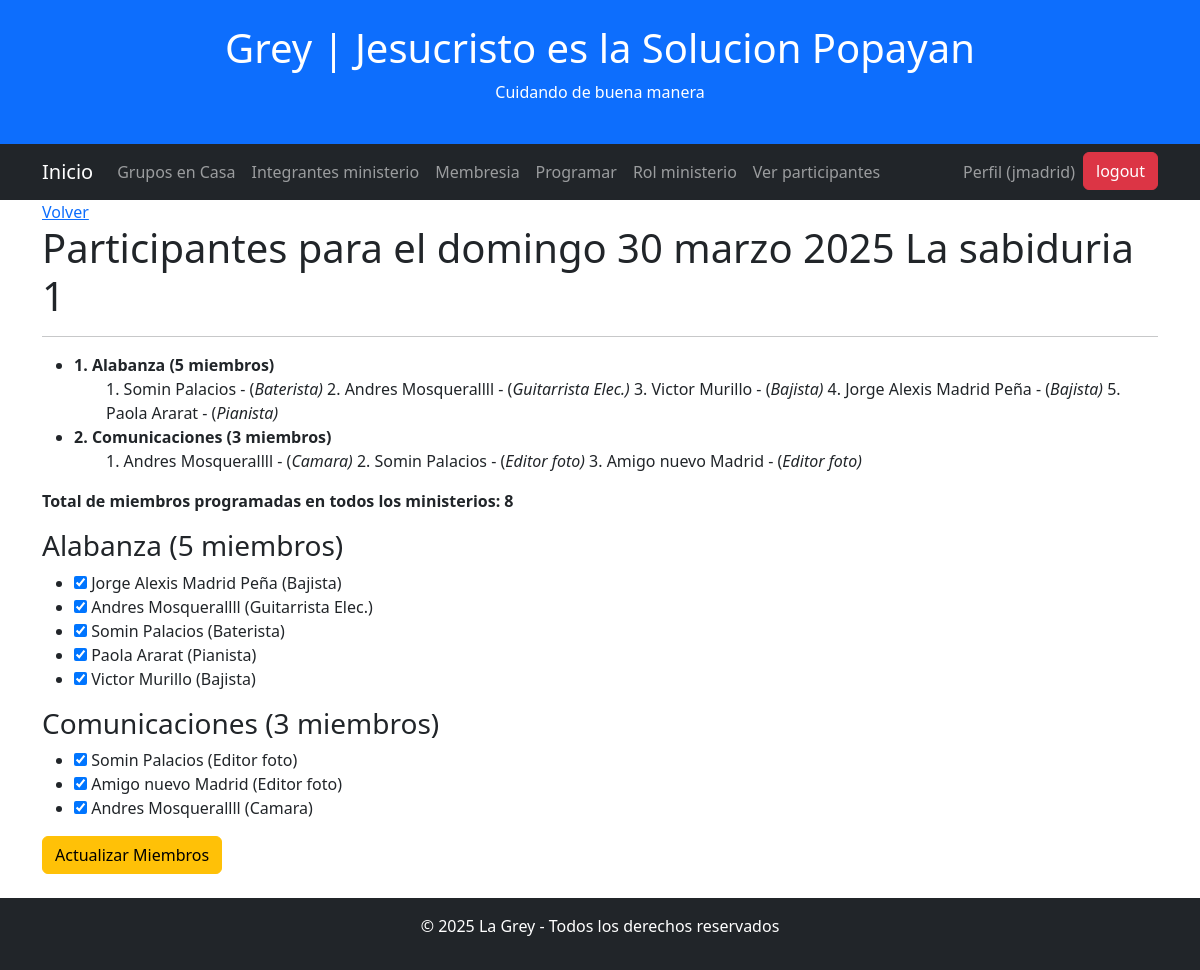
Screenshot of /programar-miembros/1 (signed in) with the database file from the repository.
### base/models.py (models this page shows, shortened)
class Iglesia(models.Model):
    nombre = models.CharField(max_length=200)
    descripcion = models.TextField(null=True,
                                   blank=True)
    direccion = models.TextField(null=True, blank=True)
    telefono = models.CharField(max_length=50, null=True, blank=True)
    correo = models.CharField(max_length=100, null=True, blank=True)
    pastor = models.CharField(max_length=100, null=True, blank=True)
    activa = models.BooleanField(default=True)
    creado = models.DateTimeField(auto_now_add=True)
    def __str__(self):
        return self.nombre
    class Meta:
        ordering = ['nombre']

class Servicio(models.Model):
    id_iglesia = models.ForeignKey(Iglesia, on_delete=models.CASCADE,
                                 null=True,
                                 blank=True)
    fecha = models.DateField()  # Inicio del período
    id_categoria = models.ForeignKey(Categoria_servicio, on_delete=models.CASCADE,
                                 null=False,
                                 blank=True)
    descripcion = models.CharField(null=True, max_length=100)
    observacion = models.TextField(null=True,
                                       blank=True)
    creado = models.DateTimeField(auto_now_add=True)
    class Meta:
        ordering = ['fecha']

class Ministerio(models.Model):
    descripcion = models.CharField(max_length=200)
    observacion = models.TextField(null=True,
                                   blank=True)
    creado = models.DateTimeField(auto_now_add=True)
    id_usuario = models.ForeignKey(User, on_delete=models.CASCADE,
                                 null=False,
                                 blank=True)
    class Meta:
        ordering = ['descripcion']

class Miembro(models.Model):
    iglesia = models.ForeignKey(Iglesia, on_delete=models.CASCADE)
    nombre = models.CharField(max_length=100)
    apellido = models.CharField(max_length=100)
    identificacion = models.CharField(max_length=100)
    celular = models.CharField(null=True, max_length=12)
    correo = models.CharField(null=True, max_length=100)
    telefono = models.CharField(max_length=15, blank=True, null=True)
    fecha_nacimiento = models.DateField(blank=True, null=True)
    activo = models.BooleanField(default=True)
    observacion = models.TextField(null=True,
                                       blank=True)
    observacion = models.TextField(null=True,
                                       blank=True)
    creado = models.DateTimeField(auto_now_add=True)
    class Meta:
        ordering = ['nombre']

class Rol_ministerio(models.Model):
    id_ministerio = models.ForeignKey(Ministerio, on_delete=models.CASCADE,
                                 null=False,
                                 blank=True, related_name="roles_disponibles")
    descripcion = models.CharField(max_length=200)

### base/views.py (the view, shortened to what this page needs)
# urls.py: path('programar-miembros/<int:pk>', Programar_ministerio.as_view(), name='programar-miembros'),
class Programar_ministerio(LoginRequiredMixin,DetailView):
    model = Servicio
    context_object_name = 'servicio'
    template_name = 'servicio/programar_miembros.html'
    def get_context_data(self, **kwargs):
        context = super().get_context_data(**kwargs)
        usuario_iglesia = get_object_or_404(Usuario_iglesia, id_usuario=self.request.user)
        iglesia = usuario_iglesia.id_iglesia
        context['iglesia'] = iglesia
        ministerios = Ministerio.objects.filter(miembro_ministerio__id_ministerio__id_usuario=self.request.user).distinct()
        miembros_por_ministerio= {}
        total_miembros = 0
        miembros_programados_set = set()
        miembros_por_ministerio_prog= {}
        total_miembros_prog = 0
        context["ministerios"] = ministerios
        for ministerio in ministerios:
            miembros = Miembro_ministerio.objects.filter(
                id_ministerio=ministerio,
                participanteservicio__id_servicio=self.kwargs["pk"]
            ).select_related('id_miembro', 'id_rol_ministerio').distinct()
            miembros_con_roles = []
            for m in miembros:
                m.id_combinado = f"{m.id_miembro.id}-{ministerio.id}"
                miembros_con_roles.append((m.id_miembro, m.id_rol_ministerio.descripcion, m.id_combinado))
                miembros_programados_set.add(m.id_combinado)
            miembros_por_ministerio[ministerio] = miembros_con_roles
            total_miembros += len(miembros_con_roles)
            miembros_prog = Miembro_ministerio.objects.filter(
                id_ministerio=ministerio,
                id_ministerio__id_usuario=self.request.user
            ).select_related('id_miembro', 'id_rol_ministerio').distinct()
            miembros_prog_con_roles = []
            for m in miembros_prog:
                m.id_combinado = f"{m.id_miembro.id}-{ministerio.id}"
                miembros_prog_con_roles.append((m.id_miembro, m.id_rol_ministerio.descripcion, m.id_combinado))
            miembros_por_ministerio_prog[ministerio] = miembros_prog_con_roles
            total_miembros_prog += len(miembros_prog_con_roles)
            miembros_programados_set.update([m.id_miembro.id for m in miembros])
        context['ministerios']=ministerios
        context['usuario_iglesia'] = usuario_iglesia
        context['miembros_por_ministerio'] = miembros_por_ministerio
        context["total_miembros"] = total_miembros
        context['miembros_por_ministerio_prog'] = miembros_por_ministerio_prog
        context["total_miembros_prog"] = total_miembros_prog
        context["miembros_programados_set"] = miembros_programados_set
        return context

### base/templates/servicio/programar_miembros.html (shortened to what this page needs)
{% extends 'principal.html' %}
{% block content %}
    <a href="{% url 'servicios'  %}">Volver </a>
    <h1> Participantes para el {{ servicio.fecha|date:"l d F Y" }} {{servicio.descripcion}}   </h1>
<hr>
{% if miembros_por_ministerio %}
    <ul>
        {% for ministerio, miembros in miembros_por_ministerio.items %}
            <li>
                <strong>{{ forloop.counter }}. {{ ministerio.descripcion }} ({{ miembros|length }} miembros)</strong>
                <ul>
                    {% for miembro, rol, id_combinado in miembros %}
                        {{ forloop.counter }}. {{ miembro.nombre }} {{ miembro.apellido }} - (<em>{{ rol }})</em>
                    {% empty %}
                        <li>No hay miembros en este ministerio para este servicio.</li>
                    {% endfor %}
                </ul>
            </li>
        {% endfor %}
    </ul>
    <p><strong>Total de miembros programadas en todos los ministerios: {{ total_miembros }}</strong></p>
{% else %}
    <p >No hay ministerios relacionados con este servicio.</p>
{% endif %}
{% if miembros_por_ministerio_prog %}
    <form method="POST">
        <div class="grid-container">
            {% for ministerio, miembros in miembros_por_ministerio_prog.items %}
                <div class="ministerio">
                    <h3>{{ ministerio.descripcion }} ({{ miembros|length }} miembros)</h3>
                    <ul>
                        {% for miembro, rol, id_combinado  in miembros %}
                                <li>
                                    <label>
                                        <input type="checkbox" name="miembros_seleccionados" value="{{ miembro.id }}-{{ ministerio.id }}"
                                            {% if id_combinado in miembros_programados_set %}checked{% endif %}>
                                        {{ miembro.nombre }} {{ miembro.apellido }} ({{ rol }})
                                    </label>
                                </li>
                        {% empty %}
                            <li >No hay miembros en este ministerio.</li>
                        {% endfor %}
                    </ul>
                </div>
            {% endfor %}
        </div>
        <button type="submit" class="btn btn-warning" >Actualizar Miembros</button>
    </form>
{% else %}
    <p >No hay ministerios relacionados con este servicio.</p>
{% endif %}
{% endblock content %}

### base/templates/principal.html (shortened to what this page needs)
<!DOCTYPE html>
<html lang="es">
<head>
 <link rel="stylesheet" href="https://cdn.jsdelivr.net/npm/flatpickr/dist/flatpickr.min.css">
    <link href="https://cdn.jsdelivr.net/npm/select2@4.0.13/dist/css/select2.min.css" rel="stylesheet" />
    <link rel="stylesheet" href="https://cdn.jsdelivr.net/npm/bootstrap@5.3.0/dist/css/bootstrap.min.css">
<link rel="stylesheet" href="https://unpkg.com/leaflet@1.9.4/dist/leaflet.css" />
</head>
<body>
    <header class="bg-primary text-white text-center py-4">
        <h1>Grey | {{iglesia}}</h1>
        <p>Cuidando de buena manera</p>
    </header>
    <nav class="navbar navbar-expand-lg navbar-dark bg-dark">
        <div class="container">
            <a class="navbar-brand" href="{% url 'menu_principal' %}">Inicio</a>
            <div class="collapse navbar-collapse" id="navbarNav">
                <ul class="navbar-nav me-auto">
                    {% if usuario_iglesia.superusuario %}
                    <li class="nav-item" ><a  class="nav-link" href="{% url 'grupo-casa-list' %}">Grupos en Casa</a> </li>
                    <li class="nav-item" ><a class="nav-link" href="{% url 'ministerio-list' %}">Ministerio </a> </li>
                    <li class="nav-item" ><a  class="nav-link" href="{% url 'miembro-list' %}">Membresia </a> </li>
                     <li class="nav-item" ><a  class="nav-link" href="{% url 'servicios' %}">Servicios </a> </li>
                    <li class="nav-item" ><a class="nav-link"  href="{% url 'servicios' %}">Ver proramados </a> </li>
                   <li class="nav-item" >----------- </li>
                   <li class="nav-item" ><a  class="nav-link" href="{% url 'miembro-ministerio-list' %}">Integrantes ministerio</a> </li>
                     <li class="nav-item" ><a  class="nav-link" href="{% url 'servicios' %}">Programar</a> </li>
                     <li class="nav-item" ><a class="nav-link"  href="{% url 'rol_ministerio_list' %}">Rol ministerio</a> </li>
                    <li class="nav-item" > <a class="nav-link"  href="{% url 'participantes_por_servicio' %}" class="btn btn-info">  Ver Participantes</a></li>
                    {% else %}
                    <li class="nav-item" ><a  class="nav-link" href="{% url 'grupo-casa-list' %}">Grupos en Casa</a> </li>
                    <li class="nav-item" ><a  class="nav-link" href="{% url 'miembro-ministerio-list' %}">Integrantes ministerio</a> </li>
                    <li class="nav-item" ><a  class="nav-link" href="{% url 'miembro-list' %}">Membresia</a> </li>
                     <li class="nav-item" ><a  class="nav-link" href="{% url 'servicios' %}">Programar </a> </li>
                     <li class="nav-item" ><a class="nav-link"  href="{% url 'rol_ministerio_list' %}">Rol ministerio</a> </li>
                    <li class="nav-item" > <a class="nav-link"  href="{% url 'participantes_por_servicio' %}" class="btn btn-info">  Ver participantes</a></li>
                    {% endif %}
                </ul>
                <ul class="navbar-nav">
                        <li class="nav-item">
                            <a class="nav-link" href="">Perfil ({{ user.username }})</a>
                        </li>
                    {% if request.user.is_authenticated %}
                            <form method="post" action="{% url 'logout' %}">
                                <button  class="btn btn-danger" type="submit">logout</button>
                            </form>
                        {% else %}
                             <a href="{% url 'login' %}">Ingresar </a>
                        {% endif %}
                </ul>
            </div>
        </div>
    </nav>
    <div class="container">
        {% block content %}
        {% endblock content %}
    </div>
    <footer class="bg-dark text-white text-center py-3 mt-4">
        <p>&copy; 2025 La Grey - Todos los derechos reservados</p>
    </footer>
</body>
</html>

### rows the page displays
Iglesia: nombre "Jesucristo es la Solucion Popayan"
Servicio: fecha "domingo 30 marzo 2025", descripcion "La sabiduria 1"
Ministerio: descripcion "Alabanza", miembros "5"
Miembro: nombre "Somin", apellido "Palacios", descripcion "Baterista", descripcion "Editor foto"
Miembro: nombre "Andres", apellido "Mosquerallll", descripcion "Guitarrista Elec.", descripcion "Camara"
Miembro: nombre "Victor", apellido "Murillo", descripcion "Bajista"
Miembro: nombre "Jorge Alexis", apellido "Madrid Peña", descripcion "Bajista"
Miembro: nombre "Paola", apellido "Ararat", descripcion "Pianista"
Ministerio: descripcion "Comunicaciones", miembros "3"
Miembro: nombre "Amigo nuevo", apellido "Madrid", descripcion "Editor foto"

### other values shown
{{ user.username }} "jmadrid"
{{ total_miembros }} "8"
